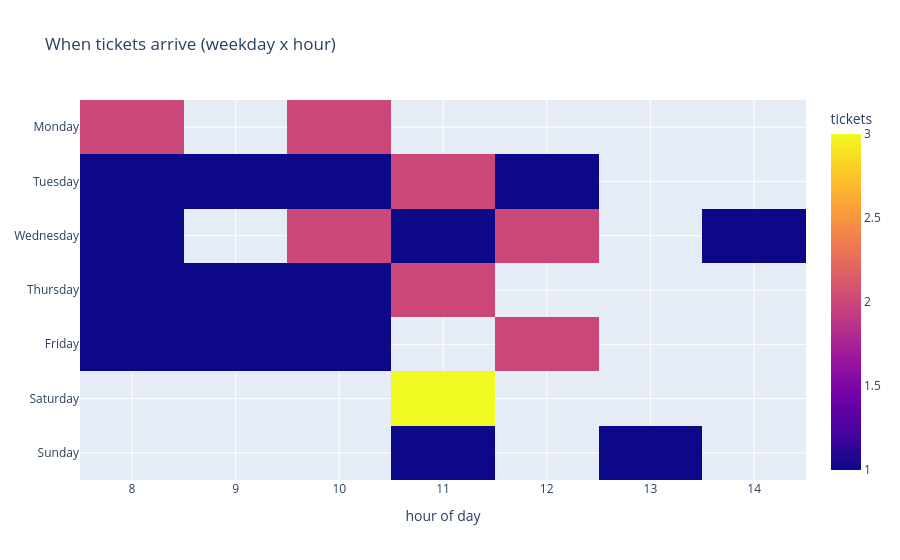

Write notebook code for a chart like this one.
### Code cell
tmp = d.assign(weekday=d["ACCEPTANCE_TIME"].dt.day_name(), hour=d["ACCEPTANCE_TIME"].dt.hour)
order = ["Monday", "Tuesday", "Wednesday", "Thursday", "Friday", "Saturday", "Sunday"]
heat = (tmp.pivot_table(index="weekday", columns="hour", values="ORDER_NUMBER", aggfunc="count")
           .reindex([x for x in order if x in tmp["weekday"].unique()]))
px.imshow(heat, labels=dict(x="hour of day", y="", color="tickets"),
          title="When tickets arrive (weekday x hour)").show()

### Figure 1 — Plotly figure (JSON) as saved in the notebook; plotly's stock layout.template omitted (floating-point values rounded to 4 significant figures)
{"data": [{"coloraxis": "coloraxis", "hovertemplate": "hour of day: %{x}<br>y: %{y}<br>tickets: %{z}<extra></extra>", "name": "0", "type": "heatmap", "x": [8, 9, 10, 11, 12, 13, 14], "xaxis": "x", "y": ["Monday", "Tuesday", "Wednesday", "Thursday", "Friday", "Saturday", "Sunday"], "yaxis": "y", "z": [[2.0, NaN, 2.0, NaN, NaN, NaN, NaN], [1.0, 1.0, 1.0, 2.0, 1.0, NaN, NaN], [1.0, NaN, 2.0, 1.0, 2.0, NaN, 1.0], [1.0, 1.0, 1.0, 2.0, NaN, NaN, NaN], [1.0, 1.0, 1.0, NaN, 2.0, NaN, NaN], [NaN, NaN, NaN, 3.0, NaN, NaN, NaN], [NaN, NaN, NaN, 1.0, NaN, 1.0, NaN]]}], "layout": {"coloraxis": {"colorbar": {"title": {"text": "tickets"}}, "colorscale": [[0, "#0d0887"], [0.1111, "#46039f"], [0.2222, "#7201a8"], [0.3333, "#9c179e"], [0.4444, "#bd3786"], [0.5556, "#d8576b"], [0.6667, "#ed7953"], [0.7778, "#fb9f3a"], [0.8889, "#fdca26"], [1, "#f0f921"]]}, "title": {"text": "When tickets arrive (weekday x hour)"}, "xaxis": {"anchor": "y", "constrain": "domain", "domain": [0, 1], "scaleanchor": "y", "title": {"text": "hour of day"}}, "yaxis": {"anchor": "x", "autorange": "reversed", "constrain": "domain", "domain": [0, 1]}}}
